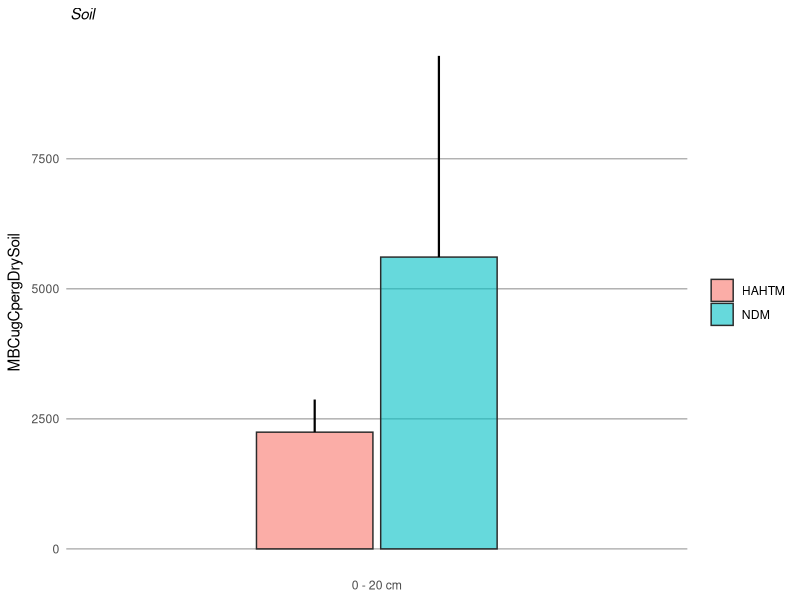
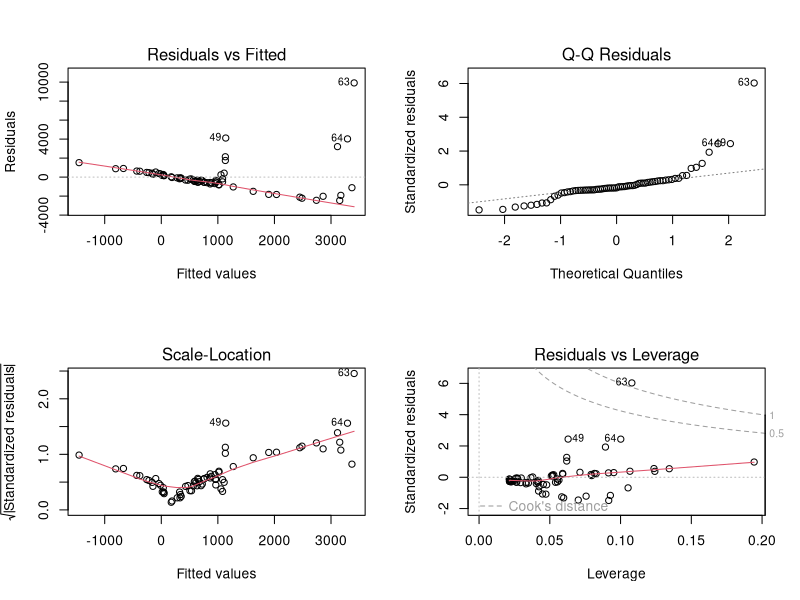

Generate these figures, in order, with R:
## ---- chunk 1
require(tidyverse)
## ---- chunk 2
soil <- read.csv('soil.csv') %>%
  as_tibble() %>%
  #  mutate(size_cm = area*10000) %>%
  group_by(ParentMaterials, Depth) %>%
  dplyr::summarize(mean = mean(MBCugCpergDrySoil), 
                   sd = sd(MBCugCpergDrySoil), 
                   n = n(),
                   se = sd/sqrt(n)
  ) %>%
  dplyr::mutate(se = sd / sqrt(n),
         lower.ci = mean - qt(1 - (0.05 / 2), n - 1) * se,
         upper.ci = mean + qt(1 - (0.05 / 2), n - 1) * se) %>%
  #mutate_at(vars(Site), factor) %>%
  #add_column(
  #  location = c('Anakena', 'Manavai', 'Southeast')
  #) %>%
  mutate_at(vars(ParentMaterials, Depth), factor)
## ---- chunk 3
x_labels = c("0 - 20 cm")
## ---- chunk 4
soil.barplot <- ggplot(soil, aes(x = Depth, y = mean, fill = ParentMaterials)) +   
  geom_bar(stat = "identity", position = position_dodge(width = 0.8), width = 0.75, color = "#2b2b2b", linewidth = 0.50, alpha = 0.6) +
  geom_linerange(aes(ymin = mean, ymax = mean + se), position = position_dodge(width = 0.8), linewidth = 0.75) +
  #scale_y_continuous(limits = c(0.0, 1.0), labels = function(x) paste0(x * 100)) + 
  scale_x_discrete(expand = c(0, 1), labels = x_labels) + 
  #scale_fill_manual(breaks = c("North", "West",
  #                             "Southeast"),
  #                  values = c("red", "blue", 
  #                             "green"), 
  #                  labels = c("North", "West",
  #                             "Southeast")) +
  #facet_wrap( ~ depth2, labeller = as_labeller(label_names), dir = "v", ncol = 1) + 
  ggtitle(expression(paste(italic(" Soil")))) +
  ylab(expression(paste("MBCugCpergDrySoil"))) +
  labs(x = NULL) +
  theme(strip.text = element_text(size = 10, color = "black", hjust = 0.50),
        strip.background = element_rect(fill = "#FFFFFF", color = NA),    
        panel.background = element_rect(fill = "#FFFFFF", color = NA),
        panel.grid.major.x = element_blank(),
        panel.grid.minor.x = element_blank(),
        panel.grid.minor.y = element_blank(),
        panel.grid.major.y = element_line(color = "#b2b2b2"),
        panel.spacing.x = unit(1, "cm"),
        panel.spacing.y = unit(0.5, "cm"),
        panel.spacing = unit(1, "lines"),
        axis.ticks = element_blank(),
        legend.position = "right",
        plot.title = element_text(size = 11),
        axis.title.y = element_text(size = 11),
        legend.title = element_blank())
## ---- chunk 5
soil.barplot
## ---- chunk 6
soil_full <- read.csv('soil_full.csv') %>%
  as_tibble() 
#%>%
#  group_by(ParentMaterials, Depth) %>%
#  mutate_at(vars(ParentMaterials, Depth), factor)
## ---- chunk 7
soil_full
## ---- chunk 8
soil.lm <- lm(MBCugCpergDrySoil ~ AveDepthcm * ParentMaterials, data = soil_full)
## ---- chunk 9
par(mfrow = c(2, 2))
plot(soil.lm)
## ---- chunk 10
summary(soil.lm)
